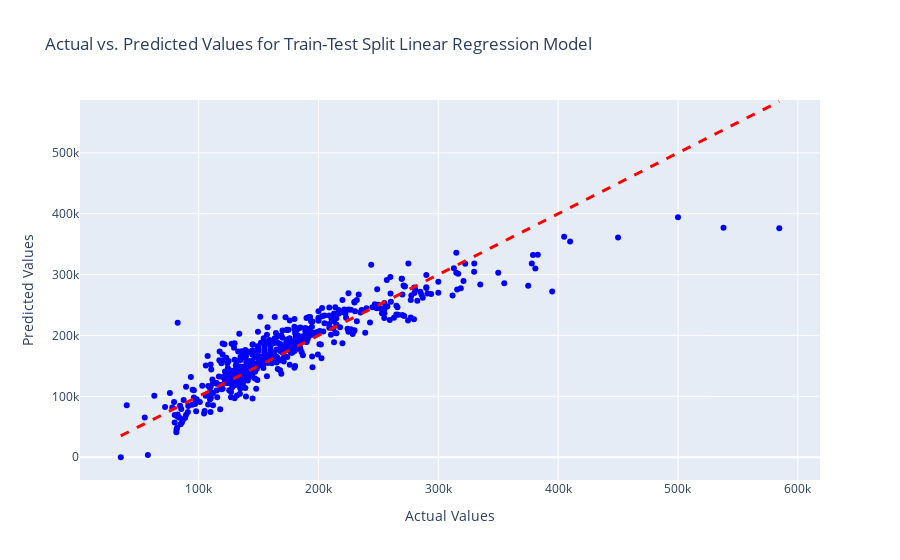
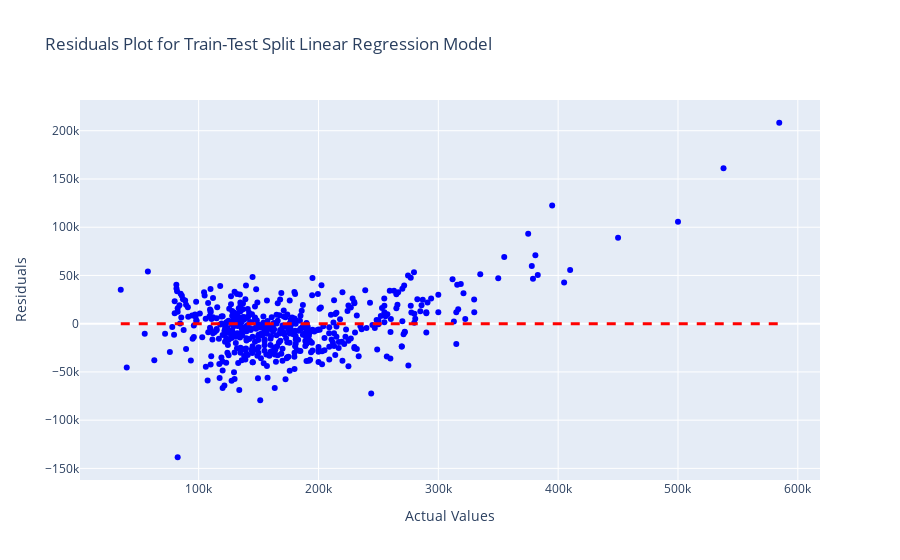

The cell these charts' notebook holds for them, in order:
### Markdown cell above
I was originally using the full dataset to train my model and test it on the same data. We will now look at how the results are from splitting the data.

### Code cell
X_train, X_test, y_train, y_test = train_test_split(X, y, test_size=0.2, random_state=42)

# Initialize the linear regression model
model = LinearRegression()

# Train the model on the training data
model.fit(X_train, y_train)

# Make predictions on the test set
predictions = model.predict(X_test)

# Rsquared value
print("R Squared on the test set:", r2_score(y_test, predictions))


# Mean Squared Error (MSE) on the test set
mse = mean_squared_error(y_test, predictions)
print("Mean Squared Error (MSE) on the test set:", mse)

# Root Mean Squared Error (RMSE) on the test set
rmse = mean_squared_error(y_test, predictions, squared=False)
print("Root Mean Squared Error (RMSE) on the test set:", rmse)


# Create a scatter plot with Plotly
fig = go.Figure()

# Add a scatter plot for actual vs. predicted values on the test set
fig.add_trace(go.Scatter(x=y_test, y=predictions, mode='markers', marker=dict(color='blue'), 
                         name='Actual vs. Predicted'))
# Add a diagonal line for perfect predictions
fig.add_shape(type="line", x0=min(y_test), x1=max(y_test), y0=min(y_test), y1=max(y_test),
              line=dict(color="red", width=3, dash='dash'),
              name="Perfect Predictions")

# Update layout and axis labels
fig.update_layout(title="Actual vs. Predicted Values for Train-Test Split Linear Regression Model",
                  xaxis_title="Actual Values",
                  yaxis_title="Predicted Values")

# Show the plot
fig.show()

# Plotting residuals
residuals = y_test - predictions
fig2 = go.Figure()

# Add a scatter plot for actual values and residuals on the test set
fig2.add_trace(go.Scatter(x=y_test, y=residuals, mode='markers', marker=dict(color='blue'), 
                         name='Residuals'))

# Add a horizontal line at y=0 for reference
fig2.add_shape(type="line", x0=min(y_test), x1=max(y_test), y0=0, y1=0,
              line=dict(color="red", width=3, dash='dash'),
              name="Zero Residuals Line")

fig2.update_layout(title="Residuals Plot for Train-Test Split Linear Regression Model",
                  xaxis_title="Actual Values",
                  yaxis_title="Residuals")

fig2.show()

print('\n')

### Figure 1 — Plotly figure (JSON) as saved in the notebook; plotly's stock layout.template omitted (floating-point values rounded to 4 significant figures; data arrays with more than 128 entries replaced by an {"elided": "..."} marker saying what was removed)
{"data": [{"marker": {"color": "blue"}, "mode": "markers", "name": "Actual vs. Predicted", "type": "scatter", "x": {"elided": "515 int values"}, "y": {"elided": "515 float values"}}], "layout": {"autosize": true, "shapes": [{"line": {"color": "red", "dash": "dash", "width": 3}, "name": "Perfect Predictions", "type": "line", "x0": 35000, "x1": 584500, "y0": 35000, "y1": 584500}], "title": {"text": "Actual vs. Predicted Values for Train-Test Split Linear Regression Model"}, "xaxis": {"autorange": true, "range": [1813.0, 617700.0], "title": {"text": "Actual Values"}, "type": "linear"}, "yaxis": {"autorange": true, "range": [-45120.0, 589800.0], "title": {"text": "Predicted Values"}, "type": "linear"}}}

### Figure 2 — Plotly figure (JSON) as saved in the notebook; plotly's stock layout.template omitted (floating-point values rounded to 4 significant figures; data arrays with more than 128 entries replaced by an {"elided": "..."} marker saying what was removed)
{"data": [{"marker": {"color": "blue"}, "mode": "markers", "name": "Residuals", "type": "scatter", "x": {"elided": "515 int values"}, "y": {"elided": "515 float values"}}], "layout": {"autosize": true, "shapes": [{"line": {"color": "red", "dash": "dash", "width": 3}, "name": "Zero Residuals Line", "type": "line", "x0": 35000, "x1": 584500, "y0": 0, "y1": 0}], "title": {"text": "Residuals Plot for Train-Test Split Linear Regression Model"}, "xaxis": {"autorange": true, "range": [1813.0, 617700.0], "title": {"text": "Actual Values"}, "type": "linear"}, "yaxis": {"autorange": true, "range": [-167100.0, 236900.0], "title": {"text": "Residuals"}, "type": "linear"}}}
